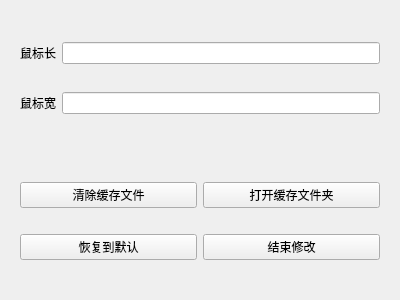
<?xml version="1.0" encoding="UTF-8"?>
<ui version="4.0">
 <class>ConfigWgt</class>
 <widget class="QWidget" name="ConfigWgt">
  <property name="geometry">
   <rect>
    <x>0</x>
    <y>0</y>
    <width>400</width>
    <height>300</height>
   </rect>
  </property>
  <property name="windowTitle">
   <string>Form</string>
  </property>
  <layout class="QVBoxLayout" name="verticalLayout">
   <item>
    <widget class="QWidget" name="widget" native="true">
     <layout class="QGridLayout" name="gridLayout">
      <item row="1" column="1">
       <widget class="QLineEdit" name="lineEdit"/>
      </item>
      <item row="2" column="0">
       <widget class="QLabel" name="label_2">
        <property name="text">
         <string>鼠标宽</string>
        </property>
       </widget>
      </item>
      <item row="2" column="1">
       <widget class="QLineEdit" name="lineEdit_2"/>
      </item>
      <item row="1" column="0">
       <widget class="QLabel" name="label">
        <property name="text">
         <string>鼠标长</string>
        </property>
       </widget>
      </item>
     </layout>
    </widget>
   </item>
   <item>
    <widget class="QWidget" name="widget_2" native="true">
     <layout class="QGridLayout" name="gridLayout_2">
      <item row="0" column="0">
       <widget class="QPushButton" name="pushButton_3">
        <property name="text">
         <string>清除缓存文件</string>
        </property>
       </widget>
      </item>
      <item row="0" column="1">
       <widget class="QPushButton" name="pushButton">
        <property name="text">
         <string>打开缓存文件夹</string>
        </property>
       </widget>
      </item>
      <item row="1" column="0">
       <widget class="QPushButton" name="pushButton_4">
        <property name="text">
         <string>恢复到默认</string>
        </property>
       </widget>
      </item>
      <item row="1" column="1">
       <widget class="QPushButton" name="pushButton_2">
        <property name="text">
         <string>结束修改</string>
        </property>
       </widget>
      </item>
     </layout>
    </widget>
   </item>
  </layout>
 </widget>
 <resources/>
 <connections/>
</ui>
